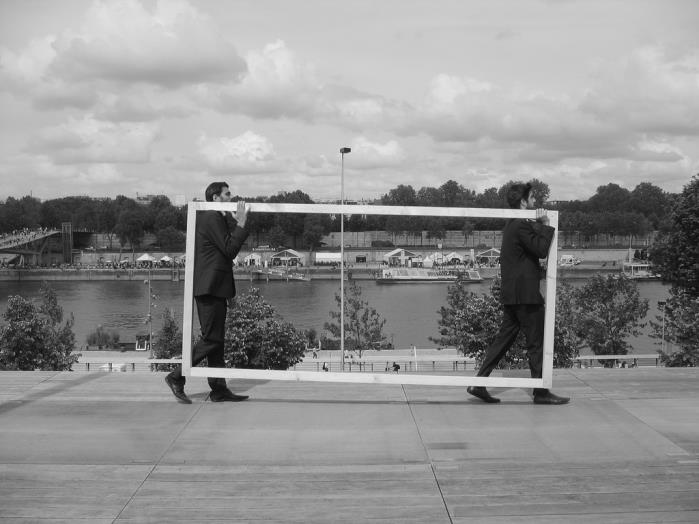
#> input picture Image warping/image/source.jpg, 699 x 524 px, found by its file name
$ python warping.py
#> lines starting #> are read from the running program, lines starting #| are printed output that depends on the picture
import numpy as np
from skimage import io


def build_affine(h, w, m):
    hs = []
    hs.append(np.dot(m[1], [0, 0, 1]) / np.dot(m[2], [0, 0, 1]))
    hs.append(np.dot(m[1], [w, 0, 1]) / np.dot(m[2], [w, 0, 1]))
    hs.append(np.dot(m[1], [0, h, 1]) / np.dot(m[2], [0, h, 1]))
    hs.append(np.dot(m[1], [w, h, 1]) / np.dot(m[2], [w, h, 1]))
    ws = []
    ws.append(np.dot(m[0], [0, 0, 1]) / np.dot(m[2], [0, 0, 1]))
    ws.append(np.dot(m[0], [w, 0, 1]) / np.dot(m[2], [w, 0, 1]))
    ws.append(np.dot(m[0], [0, h, 1]) / np.dot(m[2], [0, h, 1]))
    ws.append(np.dot(m[0], [w, h, 1]) / np.dot(m[2], [w, h, 1]))
    return np.zeros((int(max(hs)), int(max(ws)), 3))


def affine(img, mat):
    print('shape:', np.shape(img))
    h = np.shape(img)[0]
    w = np.shape(img)[1]
    minv = np.linalg.inv(mat)
    img_aff = build_affine(h, w, mat)
    print('shape after affine transformation:', np.shape(img_aff))
    for x_ in range(np.shape(img_aff)[1]):
        for y_ in range(np.shape(img_aff)[0]):
            w_ = 1 - (minv[2][0]*x_ + minv[2][1]*y_) / minv[2][2]
            x = int(np.dot(minv[0], [x_*w_, y_*w_, w_]))
            y = int(np.dot(minv[1], [x_*w_, y_*w_, w_]))
            if x < w and y < h and x > -1 and y > -1:
                img_aff[y_, x_, :] = img[y, x, :]
    return img_aff


def sphere(img):
    pi = 3.14
    arg = 2.0
    width = np.shape(img)[1]
    height = np.shape(img)[0]
    d0 = min(width, height)/2
    h0 = int(2 / pi * d0 * arg)
    img_sph = np.zeros((2*h0, 2*h0, np.shape(img)[2]))
    print('shape:', np.shape(img))
    print('shape_sphere:', np.shape(img_sph))
    for x_ in [int(i - h0) for i in range(2*h0)]:
        for y_ in [int(i - h0) for i in range(2*h0)]:
            d_ = np.sqrt(x_ * x_ + y_ * y_)
            if d_ >= h0:
                continue
            elif d_ == 0:
                x = int(width / 2)
                y = int(height / 2)
            else:
                d = 2 / pi * d0 * np.arcsin(d_ / h0)
                x = int(x_ * d / d_ + width / 2)
                y = int(y_ * d / d_ + height /2)
            img_sph[y_ + h0, x_ + h0, :] = img[y, x, :]
    return img_sph


def warping_homework(img):
    io.imsave('./image/warping_homework.png', sphere(img))


def affine_homework(imgs, imgt):
    imgs = imgs[163:420, 169:594, :]
    print('source shape:', np.shape(imgs))
    print('target shape:', np.shape(imgt))
    mat_shift = [[0.83, 0, 229],
           [0, 0.48, 150],
           [0, 0, 1]]
    mat_revolve = [[0.9784, -0.2064, 0],
           [0.2064, 0.9784, 0],
           [0, 0, 1]]
    mat = np.dot(mat_revolve, mat_shift)
    h = np.shape(imgs)[0]
    w = np.shape(imgs)[1]
    minv = np.linalg.inv(mat)
    for x_ in range(np.shape(imgt)[1]):
        for y_ in range(np.shape(imgt)[0]):
            w_ = 1 - (minv[2][0] * x_ + minv[2][1] * y_) / minv[2][2]
            x = int(np.dot(minv[0], [x_ * w_, y_ * w_, w_]))
            y = int(np.dot(minv[1], [x_ * w_, y_ * w_, w_]))
            if x < w and y < h and x > -1 and y > -1:
                imgt[y_, x_, :] = imgs[y, x, :]
    io.imsave('./image/affine_homework.jpg', imgt)
    return


def homework():
    f1 = './image/source.jpg'
    f2 = './image/target.jpg'
    f3 = './image/warping.png'
    img1 = io.imread(f1)
#> img1 is the input picture: shape (524, 699, 3); min 1, max 249, mean 145
    img2 = io.imread(f2)
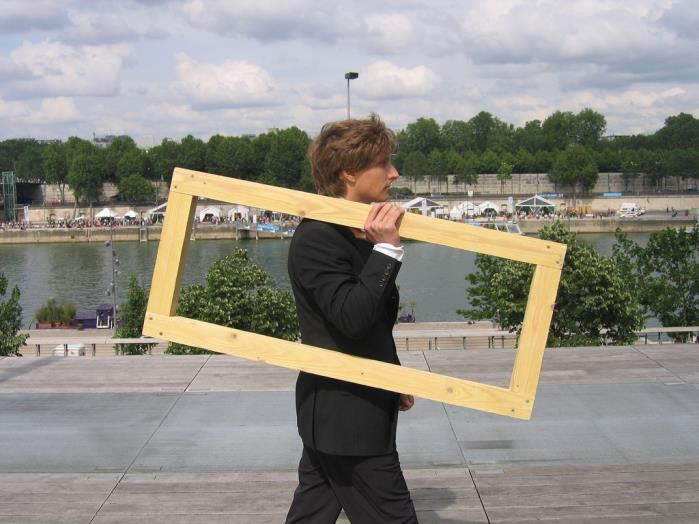
#> input picture Image warping/image/target.jpg, 699 x 524 px, found by its file name
#> img2 is the input picture: shape (524, 699, 3); mean R, G, B 142.9, 140.1, 132.3
    img3 = io.imread(f3)
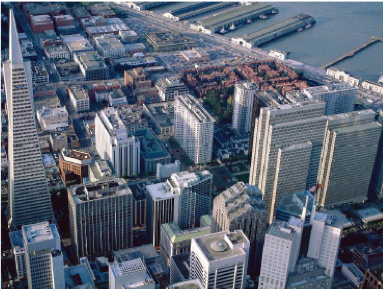
#> input picture Image warping/image/warping.png, 383 x 289 px, found by its file name
#> img3 is the input picture: shape (289, 383, 4); mean R, G, B, A 90.6, 99.6, 114.9, 253
    affine_homework(img1, img2)
#> in affine_homework, `imgs = imgs[163:420, 169:594, :]`:
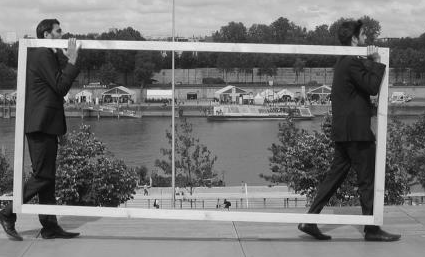
#> imgs: shape (257, 425, 3); min 1, max 249, mean 116.5
#| source shape: (257, 425, 3)
#| target shape: (524, 699, 3)
#> after the loop in affine_homework, `for x_ in range(np.shape(imgt)[1]):`:
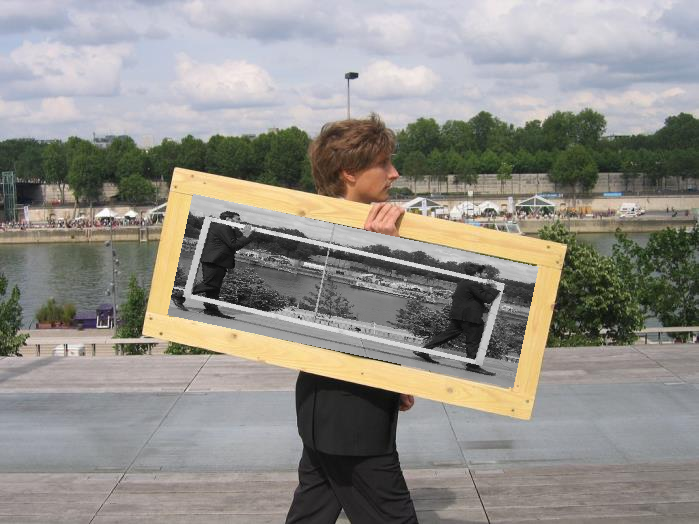
#> imgt: shape (524, 699, 3); mean R, G, B 145.5, 142.7, 136.5
    warping_homework(img3)
#| shape: (289, 383, 4)
#| shape_sphere: (368, 368, 4)
#> after the loop in sphere, `for x_ in [int(i - h0) for i in range(2*h0)]:`:
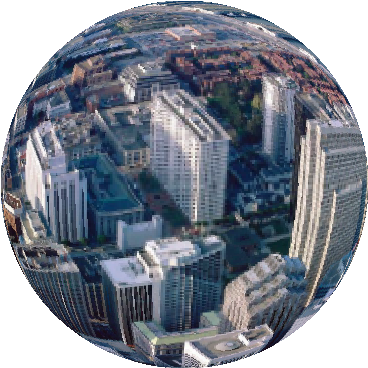
#> img_sph: shape (368, 368, 4) float64; mean R, G, B, A 73.8, 80.1, 91.2, 200.3; transparent parts drawn white
    print('Done!')


def main():
    mat = [[1.6, 0.5, 300],
           [-0.5, 1.5, 400],
           [0, 0, 1]]
    fname = './image/warping.png'
    img = io.imread(fname)
    # io.imsave(fname.replace('.jpg', '_affine.jpg'), affine(img, mat))
    # io.imsave(fname.replace('.png', '_sphere.png'), sphere(img))
    # io.imsave(fname.replace('.jpg', '_sphere.jpg'), sphere(img))

    print('Success!')
    return


#> (the run stopped early here; a loop or call above may not have finished)
